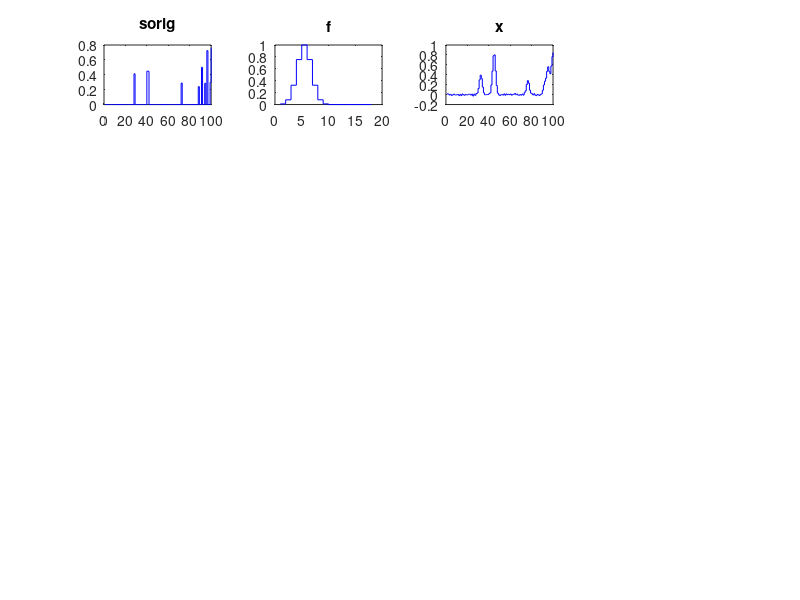

The MATLAB script that drew this image: (Note: this script raises an error after producing the figure.)
function m = test1D(xdim,fdim)
    % Test deconvolution inference
    if nargin<1
        xdim = 100;
    end
    if nargin<2
        fdim = ceil(sqrt(xdim-1));
        fdim = fdim+mod(fdim,2)-1;
    end
    assert(mod(fdim,2)==1);

    sorig = zeros(xdim,1);
    p = randperm(xdim);
    nSpikes = ceil(0.1*xdim);
    sorig(p(1:nSpikes)) = rand(nSpikes,1);
    f = zeros(2*fdim,1);
    f(1:fdim) = normpdf(6*((0:fdim-1)/(fdim-1)-0.5),0,1)/normpdf(0,0,1);
    x = conv2(f,sorig);
    x = x(1:xdim);
    sigma2 = (0.01)^2;
    x = x+sqrt(sigma2)*randn(size(x));

    figure(1); clf;
    subplot(5,4,1);
    pfun(sorig);
    title('sorig');
    subplot(5,4,2);
    pfun(f);
    title('f');
    subplot(5,4,3);
    pfun(x);
    title('x');
    drawnow;

    m = MEMDeconvolution(x,f);
    %m.sigma2 = sigma2;
    m.alpha = 1e3;
    m.stopMethod = 2; % Autonoise
    m.MaximizeEvidenceAlphaOnly;
    subplot(5,4,4);
    s = reshape(m.s,xdim,1);
    pfun2(s);
    title(['s, alpha=' num2str(m.alpha)]);
    drawnow;

    alphas = logspace(5,-2,8);
    for k=1:length(alphas)
        m.alpha = alphas(k);
        m.sConverge;
        subplot(5,4,4+2*k-1);
        s = reshape(m.s,xdim,1);
        pfun2(s);
        title(['alpha=' num2str(m.alpha)]);
        drawnow;
        subplot(5,4,4+2*k);
        pfun(s-sorig);
        title(['norm=' num2str(norm(s(:)-sorig(:)))]);
        drawnow;
    end

    function pfun2(x)
        stairs(1:length(x(:)),x(:),'b-');
        hold on; stairs(1:length(sorig(:)),sorig(:),'r--');
    end
    function pfun(x)
        stairs(1:length(x(:)),x(:),'b-');
    end

end
